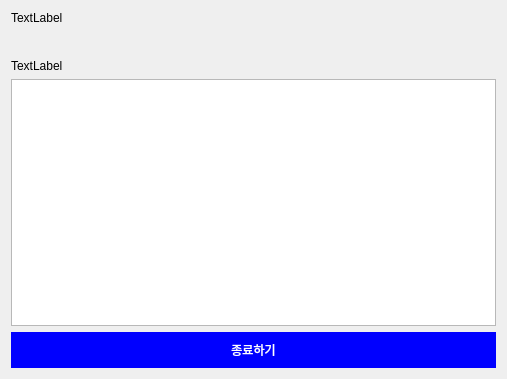
<?xml version="1.0" encoding="UTF-8"?>
<ui version="4.0">
 <class>seeplus</class>
 <widget class="QWidget" name="seeplus">
  <property name="geometry">
   <rect>
    <x>0</x>
    <y>0</y>
    <width>507</width>
    <height>379</height>
   </rect>
  </property>
  <property name="windowTitle">
   <string>Form</string>
  </property>
  <layout class="QGridLayout" name="gridLayout">
   <item row="0" column="0">
    <layout class="QVBoxLayout" name="verticalLayout">
     <item>
      <widget class="QLabel" name="labelName">
       <property name="sizePolicy">
        <sizepolicy hsizetype="Expanding" vsizetype="Fixed">
         <horstretch>0</horstretch>
         <verstretch>0</verstretch>
        </sizepolicy>
       </property>
       <property name="styleSheet">
        <string notr="true">font: 75 10pt &quot;맑은 고딕&quot;;</string>
       </property>
       <property name="text">
        <string>TextLabel</string>
       </property>
      </widget>
     </item>
     <item>
      <spacer name="verticalSpacer">
       <property name="orientation">
        <enum>Qt::Vertical</enum>
       </property>
       <property name="sizeType">
        <enum>QSizePolicy::Fixed</enum>
       </property>
       <property name="sizeHint" stdset="0">
        <size>
         <width>20</width>
         <height>28</height>
        </size>
       </property>
      </spacer>
     </item>
     <item>
      <widget class="QLabel" name="label">
       <property name="styleSheet">
        <string notr="true">font: 75 10pt &quot;맑은 고딕&quot;;</string>
       </property>
       <property name="text">
        <string>TextLabel</string>
       </property>
      </widget>
     </item>
     <item>
      <widget class="QTextEdit" name="text1">
       <property name="styleSheet">
        <string notr="true">font: 75 10pt &quot;맑은 고딕&quot;;</string>
       </property>
      </widget>
     </item>
     <item>
      <widget class="QPushButton" name="pushButton">
       <property name="styleSheet">
        <string notr="true">border : 4px solid;
border-color : blue;
border-radius : 20px;
padding : 5px;

background-color : blue;
color: rgb(255, 255, 255);

font: 75 10pt &quot;맑은 고딕&quot;;</string>
       </property>
       <property name="text">
        <string>종료하기</string>
       </property>
      </widget>
     </item>
    </layout>
   </item>
  </layout>
 </widget>
 <resources/>
 <connections/>
</ui>
